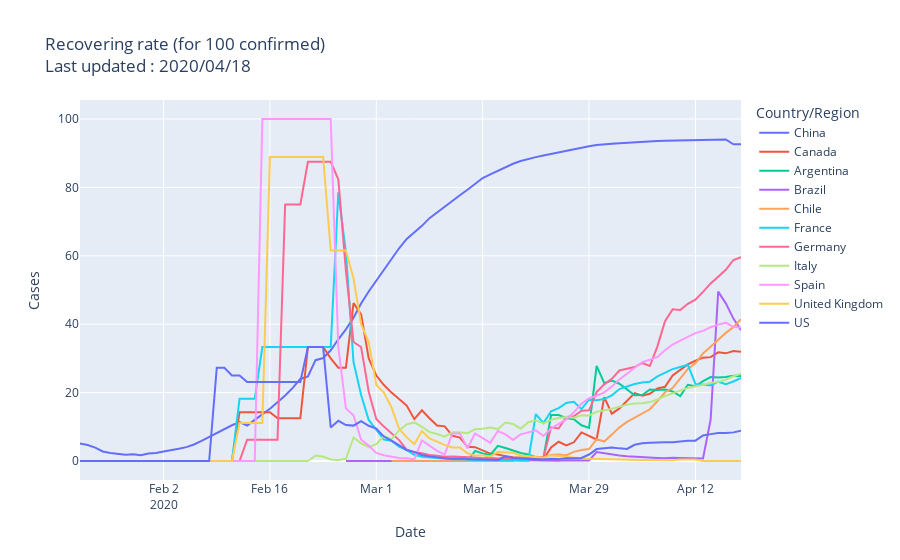

Notebook source saved alongside this figure:
### Markdown cell above
### Recovery rate
This rate is recovered/confirmed, for 100 confirmed.

### Code cell
recovered_norm = normalize(recovered,n) 
recov_rate = recovered_norm / confirmed_norm * 100
time = recov_rate.index[-1]
meta = prepare_metadata('recov-rate',time)
#meta_to_html(meta)
#recovered_norm.plot(title=title) 
plot_with_plotly(recov_rate,meta)
